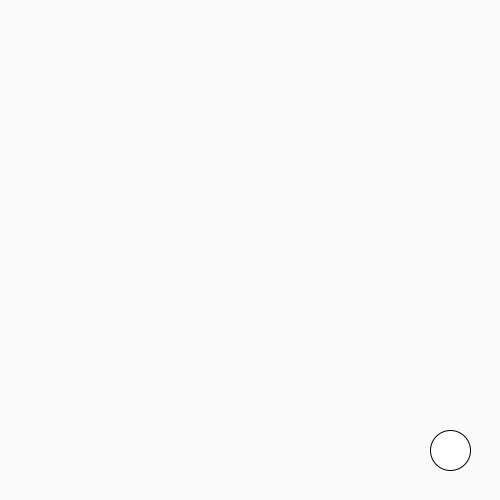
Frame 1 (no input)
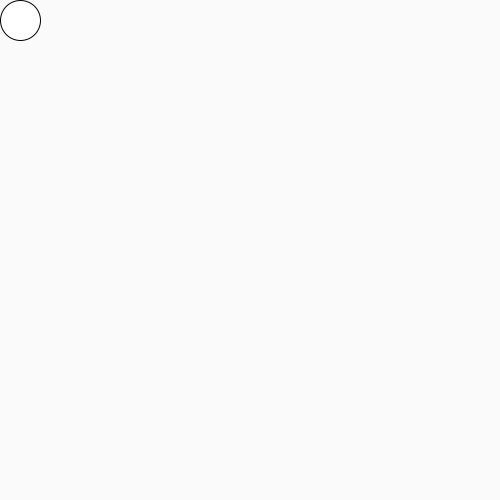
Frame 60 (the mouse pressed at the canvas centre just before this capture)
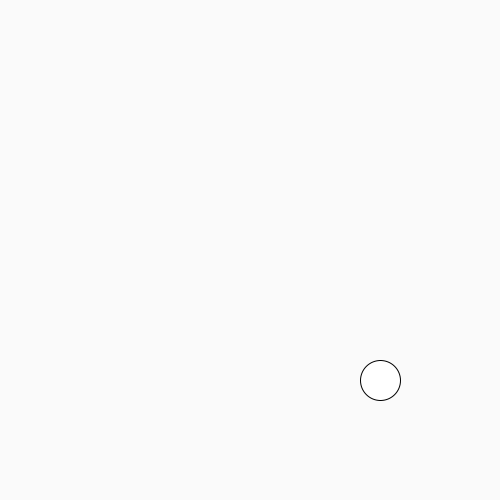
Frame 120 (the mouse held since frame 60 and released just before this capture)

The Processing sketch that drew these frames (run headless with seeded random() and noise(); from frame 60 on, the mouse is pressed at the canvas centre):

// Processing sketch: question_2
// ── question_2.pde
float x = 450;
float y = 450;

float speedx = random(10,10);
float speedy = random(10,10);

void setup() {
  background(250);
  size(500,500);
};

void draw() {
  background(250);
   ellipse(x,y,40,40);
   
   y = y+speedy;
   x = x+speedx;
   
  if (x>= 500||x<0) {
        fill(240);       
       speedx=speedx*-1; 
  }
  
  if (y>= 500||y<0) {      
    fill(255);
    speedy=speedy*-1; 
  }
 
};
